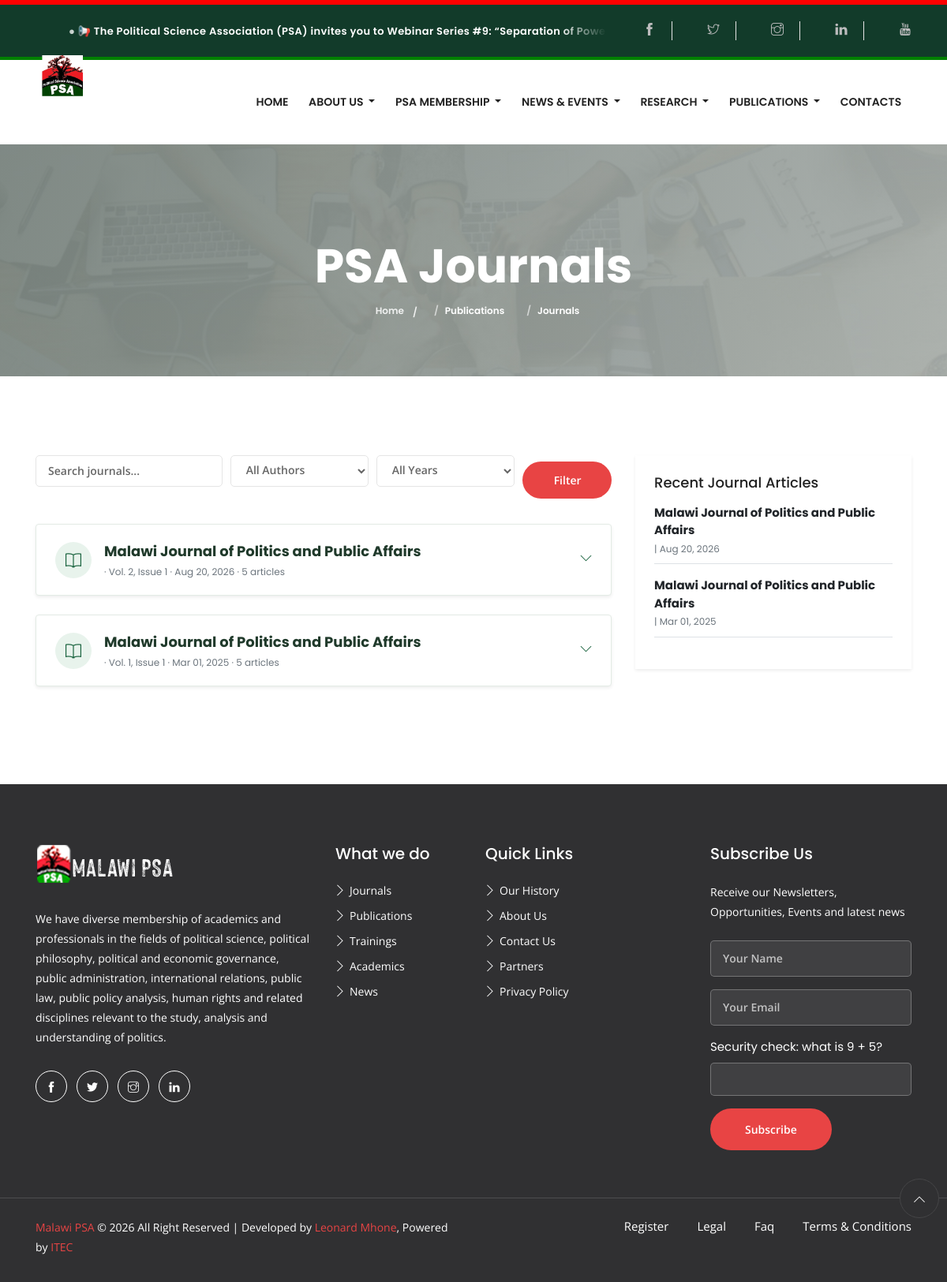
The app's page /journal.php with its own data.
### tables this page shows
CREATE TABLE `quick_announcements` (
  `id` int NOT NULL,
  `message` text NOT NULL,
  `link_url` varchar(500) DEFAULT NULL,
  `is_active` tinyint(1) DEFAULT '1',
  `created_at` timestamp NULL DEFAULT CURRENT_TIMESTAMP,
  `updated_at` timestamp NULL DEFAULT CURRENT_TIMESTAMP ON UPDATE CURRENT_TIMESTAMP
);

CREATE TABLE `journals` (
  `id` int NOT NULL,
  `title` varchar(255) DEFAULT NULL,
  `volume` varchar(50) DEFAULT NULL,
  `issue_no` varchar(50) DEFAULT NULL,
  `journal_date` date DEFAULT NULL,
  `editorial_summary` text,
  `slug` varchar(199) DEFAULT NULL,
  `file` varchar(255) DEFAULT NULL,
  `cover_image` varchar(255) DEFAULT NULL,
  `downloads` int DEFAULT '0',
  `views` int DEFAULT '0',
  `uploaded_at` timestamp NULL DEFAULT CURRENT_TIMESTAMP,
  `created_at` datetime DEFAULT CURRENT_TIMESTAMP,
  `summary` text,
  `tags` varchar(255) DEFAULT NULL,
  `pdf` varchar(255) DEFAULT NULL,
  `author` varchar(255) DEFAULT NULL,
  `description` text
);

### journal.php (the view, shortened to what this page needs)
<?php
include 'includes/db.php';
$search = $_GET['q'] ?? '';
$where = '1';
$limit = 5;
$page = isset($_GET['page']) ? max((int)$_GET['page'], 1) : 1;
$offset = ($page - 1) * $limit;
$journals = $conn->query("SELECT j.*, COUNT(DISTINCT jt.id) as article_count FROM journals j LEFT JOIN journal_topics jt ON j.id = jt.journal_id WHERE $where GROUP BY j.id ORDER BY j.created_at DESC LIMIT $offset, $limit");
include 'includes/header.php';
?>
<section class="section">
  <div class="container">
    <div class="row">
      <div class="col-lg-8">
        <form class="mb-4" method="get">
          <div class="form-row align-items-end">
            <div class="col-md-4 mb-2">
              <input type="text" name="q" value="<?= htmlspecialchars($search) ?>" placeholder="Search journals..." class="form-control">
            </div>
            <div class="col-md-3 mb-2">
              <select name="author" class="form-control">
                <option value="">All Authors</option>
              </select>
            </div>
            <div class="col-md-3 mb-2">
              <select name="year" class="form-control">
                <option value="">All Years</option>
              </select>
            </div>
            <div class="col-md-2 mb-2">
              <button type="submit" class="btn btn-sm btn-primary btn-block">Filter</button>
            </div>
          </div>
        </form>
        <div id="journal-list">
          <?php while($j = $journals->fetch_assoc()): ?>
            <details class="journal-volume bg-white rounded shadow-sm mb-4 wow fadeIn">
              <summary class="journal-volume-summary">
                <span class="journal-volume-icon" aria-hidden="true"><i class="ti-book"></i></span>
                <span class="journal-volume-heading">
                  <span class="journal-volume-title"><?= htmlspecialchars($j['title']) ?></span>
                  <small class="text-muted d-block">
                    · Vol. <?= htmlspecialchars($j['volume'] ?? 'N/A') ?>, Issue <?= htmlspecialchars($j['issue_no'] ?? 'N/A') ?>
                    · <?= date('M d, Y', strtotime($j['journal_date'] ?? $j['created_at'])) ?>
                    · <?= (int)$j['article_count'] ?> articles
                  </small>
                </span>
                <span class="journal-volume-toggle" aria-hidden="true"><i class="ti-angle-down"></i></span>
              </summary>
            </details>
          <?php endwhile; ?>
        </div>
      </div>
      <div class="col-lg-4">
        <div class="bg-white px-4 py-4 shadow-sm">
          <h5 class="mb-3">Recent Journal Articles</h5>
          <?php
            $recent = $conn->query("SELECT * FROM journals ORDER BY created_at DESC LIMIT 5");
            while($r = $recent->fetch_assoc()):
          ?>
          <div class="mb-3 border-bottom pb-2">
            <strong class="d-block"><?= htmlspecialchars($r['title']) ?></strong>
            <small class="text-muted"><?= htmlspecialchars($r['author']) ?> | <?= date('M d, Y', strtotime($r['created_at'])) ?></small>
          </div>
          <?php endwhile; ?>
        </div>
      </div>
    </div>
  </div>
</section>
<?php include 'includes/footer.php'; ?>

### includes/header.php (shortened to what this page needs)
<?php
require_once __DIR__ . '/public_form_security.php';
require_once __DIR__ . '/page_title.php';
$scriptDirectory = str_replace('\\', '/', dirname($_SERVER['SCRIPT_NAME'] ?? '/'));
$siteBasePath = ($scriptDirectory === '/' || $scriptDirectory === '.')
    ? ''
    : rtrim($scriptDirectory, '/');
if (!function_exists('sitePath')) {
    function sitePath($path = '') {
        global $siteBasePath;
        return $siteBasePath . '/' . ltrim((string)$path, '/');
    }
}
require_once __DIR__ . '/db.php';
$announcement = null;
try {
    if ($conn->connect_errno === 0) {
        $result = $conn->query("SELECT message, link_url, is_active FROM quick_announcements WHERE is_active = 1 LIMIT 1");
        if ($result) {
            $announcement = $result->fetch_assoc();
        }
    }
} catch (Exception $e) {
}
?>
<!DOCTYPE html>
<html lang="en">
<head>
  <link rel="stylesheet" href="plugins/bootstrap/bootstrap.min.css">
  <link rel="stylesheet" href="plugins/magnific-popup/magnific-popup.css">
  <link rel="stylesheet" href="plugins/slick/slick.css">
  <link rel="stylesheet" href="plugins/slick/slick-theme.css">
  <link rel="stylesheet" href="plugins/themify-icons/themify-icons.css">
  <link rel="stylesheet" href="plugins/animate/animate.css">
  <link rel="stylesheet" href="plugins/aos/aos.css">
  <link rel="stylesheet" href="plugins/swiper/swiper.min.css">
  <link href="css/style.css" rel="stylesheet">
</head>
<body>
<header>
<div class="top-header">
  <div class="container top-bar">
    <div class="news-ticker">
      <div class="ticker-wrap">
        <div class="ticker">
          <?php
            $announcementMessage = !empty($announcement['message'])
                ? $announcement['message']
                : '2026 PSA Biennial Conference: follow the latest news and announcements.';
            $announcementLink = trim($announcement['link_url'] ?? '');
            $announcementScheme = strtolower((string)parse_url($announcementLink, PHP_URL_SCHEME));
            $safeAnnouncementLink = ($announcementLink !== '' && strpos($announcementLink, '//') !== 0 && in_array($announcementScheme, ['', 'http', 'https'], true))
                ? $announcementLink
                : '';
          ?>
          <span class="ticker-item">
            <?php if ($safeAnnouncementLink !== ''): ?>
              <a href="<?= htmlspecialchars($safeAnnouncementLink, ENT_QUOTES, 'UTF-8') ?>"<?= $announcementScheme !== '' ? ' target="_blank" rel="noopener noreferrer"' : '' ?>>
                <span aria-hidden="true">●</span> <?= htmlspecialchars($announcementMessage, ENT_QUOTES, 'UTF-8') ?>
              </a>
            <?php else: ?>
              <span class="ticker-message"><span aria-hidden="true">●</span> <?= htmlspecialchars($announcementMessage, ENT_QUOTES, 'UTF-8') ?></span>
            <?php endif; ?>
          </span>
        </div>
      </div>
    </div>
    <ul class="social-icons list-inline mb-0">
      <li class="list-inline-item">
        <a href="https://facebook.com/psamw" target="_blank" rel="noopener noreferrer">
          <i class="ti-facebook"></i>
        </a>
      </li>
      <li class="list-inline-item">
        <a href="https://x.com/psa_mw" target="_blank" rel="noopener noreferrer">
          <i class="ti-twitter"></i>
        </a>
      </li>
      <li class="list-inline-item">
        <a href="https://instagram.com/malawipsa" target="_blank" rel="noopener noreferrer">
          <i class="ti-instagram"></i>
        </a>
      </li>
      <li class="list-inline-item">
        <a href="https://linkedin.com/company/political-science-association-mw" target="_blank" rel="noopener noreferrer">
          <i class="ti-linkedin"></i>
        </a>
      </li>
      <li class="list-inline-item">
        <a href="https://youtube.com/@PoliticalScienceAssociation-26" target="_blank" rel="noopener noreferrer">
          <i class="ti-youtube"></i>
        </a>
      </li>
    </ul>
  </div>
</div>
    <div class="navigation">
        <div class="container">
            <nav class="navbar navbar-expand-lg navbar-light bg-light">
                <a class="navbar-brand psa-brand" href="<?= htmlspecialchars(sitePath(''), ENT_QUOTES | ENT_SUBSTITUTE, 'UTF-8') ?>" aria-label="Malawi Political Science Association home">
                    <img src="images/logo.png" alt="Malawi Political Science Association logo">
                </a>
                <div class="collapse navbar-collapse" id="navbarSupportedContent">
                    <ul class="navbar-nav ml-auto">
                        <li class="nav-item dropdown">
                            <a class="nav-link" href="psa.php" role="" data-toggle="" aria-haspopup="true"
                                aria-expanded="false">
                                Home
                            </a>
                        </li>
                        <li class="nav-item dropdown">
                            <a class="nav-link dropdown-toggle" href="#" role="button" data-toggle="dropdown" aria-haspopup="true"
                                aria-expanded="false">
                                About Us
                            </a>
                        </li>
                        <li class="nav-item dropdown">
                            <a class="nav-link dropdown-toggle" href="#" role="button" data-toggle="dropdown" aria-haspopup="true"
                                aria-expanded="false">
                                PSA Membership
                            </a>
                        </li>
                        <li class="nav-item dropdown">
                            <a class="nav-link dropdown-toggle"  role="button" data-toggle="dropdown" aria-haspopup="true"
                                aria-expanded="false">
                                News & Events
                            </a>
                        </li>
                        <li class="nav-item dropdown">
                            <a class="nav-link dropdown-toggle" href="#" role="button" data-toggle="dropdown" aria-haspopup="true"
                                aria-expanded="false">
                              Research
                            </a>
                        </li>
                        <li class="nav-item dropdown">
                            <a class="nav-link dropdown-toggle" href="" role="button" data-toggle="dropdown" aria-haspopup="true"
                                aria-expanded="false">
                                Publications
                            </a>
                        </li>
                        <li class="nav-item">
                            <a class="nav-link" href="<?= htmlspecialchars(sitePath('contact'), ENT_QUOTES | ENT_SUBSTITUTE, 'UTF-8') ?>">Contacts</a>
                        </li>
                    </ul>
                </div>
            </nav>
        </div>
    </div>
</header>

### records on screen
quick_announcements: message "📢 The Political Science Association (PSA) invites you to Webinar Series #9: “Separation of…"
journals: title "Malawi Journal of Politics and Public Affairs", volume "2", issue_no "1", journal_date "Aug 20, 2026", article_count "5", created_at "Aug 20, 2026"
journals: title "Malawi Journal of Politics and Public Affairs", volume "1", issue_no "1", journal_date "Mar 01, 2025", article_count "5", created_at "Mar 01, 2025"

### other values on screen
$safeTitle "PSA Journals"
$label "Home"
$label "Publications"
$label "Journals"
$question "9 + 5"
